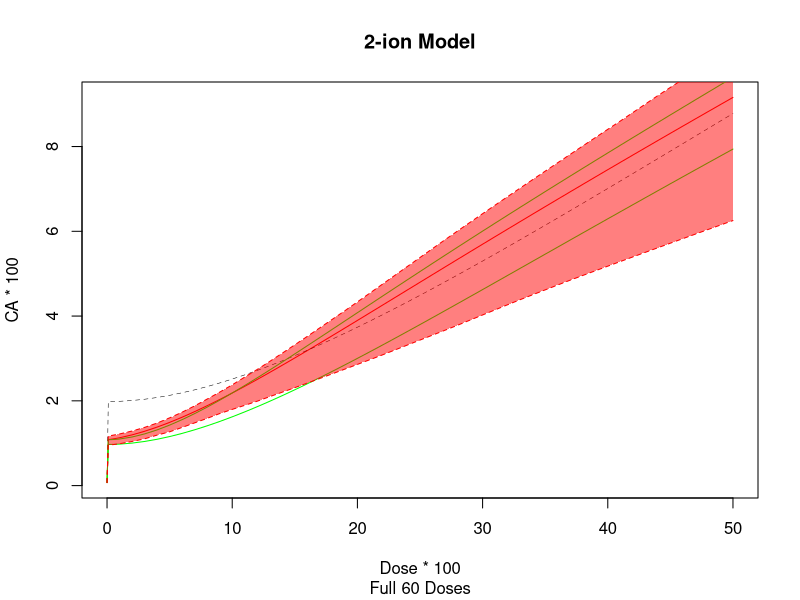

Write R code to recreate this figure. (Note: this script raises an error after producing the figure.)

library(deSolve) # package for solving differential equations
library(minpack.lm) # package for non-linear regression #rks to laz: I think we probably can just use nls() in stats, not nlsLM from linpack. Please check in R documentation if there is any functional difference at all
library(mvtnorm) # package for calculating confidence intervals by Monte Carlo simulation based on variance-covariance matrices #rks to laz: I added to comment.Please check that my addition is OK.
#rm(list=ls())
set.seed(19970101)

####2-ion 60 dose
d_2ion = c(seq(0, 0.009, 0.001), seq(0.01, 0.5, by = 0.01))
#Assuming the working directory is the location of this R file (On Github the csv file is in the same location as this R file)
two_ion_MIXDER = read.csv("2ionMonteCarlo.csv") #This is the Monte Carlo results with seed 19970101

#The graphing part
d1 <- two_ion_MIXDER$d
CA1 <- two_ion_MIXDER$CA
simpleeffect1 <- two_ion_MIXDER$simpleeffect
silicon1 <- two_ion_MIXDER$silicon
ironsix1 <- two_ion_MIXDER$ironsix
plot(x = d1 * 100, y = CA1 * 100, type = "l", col = "red", main="2-ion Model", sub="Full 60 Doses", 
     xlab="Dose * 100", ylab="CA * 100")
lines(x = d1 * 100, y = simpleeffect1 * 100, col = "black", lty = 2, lwd = 0.5)
lines(x = d1 * 100, y = silicon1* 100, col = "green")  
lines(x = d1 * 100, y = ironsix1* 100, col = "green")
lines(x= d1*100 , y = two_ion_MIXDER$CI_upper * 100, lty = 'dashed', col = 'red')
lines(x= d1*100 , y = two_ion_MIXDER$CI_lower * 100, lty = 'dashed', col = 'red')
polygon(c(d1*100,rev(d1*100)),c(two_ion_MIXDER$CI_lower * 100, rev(two_ion_MIXDER$CI_upper * 100)),col = rgb(1, 0, 0,0.5), border = NA)





####2-ion 12 dose
d_2ion_small = d[seq(1,60, by = 5)]
two_ion_MIXDER_small <- two_ion_MIXDER[seq(1,60, by = 5), ]

#The graphing part
d2 <- two_ion_MIXDER_small$d
CA2 <- two_ion_MIXDER_small$CA
simpleeffect2 <- two_ion_MIXDER_small$simpleeffect
silicon2 <- two_ion_MIXDER_small$silicon
ironsix2 <- two_ion_MIXDER_small$ironsix
plot(x = d2 * 100, y = CA2 * 100, type = "l", col = "red", main="2-ion Model", sub="12 Doses", 
     xlab="Dose * 100", ylab="CA * 100")
lines(x = d2 * 100, y = simpleeffect2 * 100, col = "black", lty = 2, lwd = 0.5)
lines(x = d2 * 100, y = silicon2* 100, col = "green")  
lines(x = d2 * 100, y = ironsix2* 100, col = "green")
lines(x= d2*100 , y = two_ion_MIXDER_small$CI_upper * 100, lty = 'dashed', col = 'red')
lines(x= d2*100 , y = two_ion_MIXDER_small$CI_lower * 100, lty = 'dashed', col = 'red')
polygon(c(d2*100,rev(d2*100)),c(two_ion_MIXDER_small$CI_lower * 100, rev(two_ion_MIXDER_small$CI_upper * 100)),col = rgb(1, 0, 0,0.5), border = NA)



####2-ion 12 dose without covariances (larger CI's)
#Assuming the working directory is the location of this R file (On Github the csv file is in the same location as this R file)
two_ion_MIXDER_small_var <- read.csv("2ionMonteCarlovar.csv")

#The graphing part
plot(x = d2 * 100, y = CA2 * 100, type = "l", col = "red", main="2-ion Model", sub="12 Doses without Covariances", 
     xlab="Dose * 100", ylab="CA * 100")
lines(x = d2 * 100, y = simpleeffect2 * 100, col = "black", lty = 2, lwd = 0.5)
lines(x = d2 * 100, y = silicon2* 100, col = "green")  
lines(x = d2 * 100, y = ironsix2* 100, col = "green")
lines(x= d2*100 , y = two_ion_MIXDER_small_var$CI_upper * 100, lty = 'dashed', col = 'red')
lines(x= d2*100 , y = two_ion_MIXDER_small_var$CI_lower * 100, lty = 'dashed', col = 'red')
polygon(c(d2*100,rev(d2*100)),c(two_ion_MIXDER_small_var$CI_lower * 100, rev(two_ion_MIXDER_small_var$CI_upper * 100)),col = rgb(1, 0, 0,0.5), border = NA)


####6-ion 50 dose
d_6ion <- c(seq(0, 0.009, 0.001), seq(0.01, 0.4, by = 0.01))
six_ion_MIXDER <- read.csv("6ionMonteCarlo.csv")

#the graphing part
d11 <- six_ion_MIXDER$d
CA11 <- six_ion_MIXDER$CA
simpleeffect11 <- six_ion_MIXDER$simpleeffect
silicon11 <- six_ion_MIXDER$silicon
titanium11 <- six_ion_MIXDER$titanium
ironthree11 <- six_ion_MIXDER$ironthree
ironfour11 <- six_ion_MIXDER$ironfour
ironsix11 <- six_ion_MIXDER$ironsix
oxygen11 <- six_ion_MIXDER$oxygen
plot(x = d11 * 100, y = CA11 * 100, type = "l", col = "red", main="6-ion Model", sub="Full 50 Doses", 
     xlab="Dose * 100", ylab="CA * 100")
lines(x = d11 * 100, y = simpleeffect11 * 100, col = "black", lty = 2, lwd = 0.5)
lines(x = d11 * 100, y = silicon11* 100, col = "green")  
lines(x = d11 * 100, y = titanium11* 100, col = "green")
lines(x = d11 * 100, y = ironthree11* 100, col = "green")  
lines(x = d11 * 100, y = ironfour11* 100, col = "green")
lines(x = d11 * 100, y = ironsix11* 100, col = "green")  
lines(x = d11 * 100, y = oxygen11* 100, col = "green")
lines(x= d11*100 , y = six_ion_MIXDER$CI_upper * 100, lty = 'dashed', col = 'red')
lines(x= d11*100 , y = six_ion_MIXDER$CI_lower * 100, lty = 'dashed', col = 'red')
polygon(c(d11*100,rev(d11*100)),c(six_ion_MIXDER$CI_lower * 100, rev(six_ion_MIXDER$CI_upper * 100)),col = rgb(1, 0, 0,0.5), border = NA)

####6-ion 10 dose
d_6ion_small <- d_6ion[seq(1, 50, by = 5)] 
six_ion_MIXDER_small <- six_ion_MIXDER[seq(1, 50, by = 5),]

#the graphing part
d22 <- six_ion_MIXDER_small$d
CA22 <- six_ion_MIXDER_small$CA
simpleeffect22 <- six_ion_MIXDER_small$simpleeffect
silicon22 <- six_ion_MIXDER_small$silicon
titanium22 <- six_ion_MIXDER_small$titanium
ironthree22 <- six_ion_MIXDER_small$ironthree
ironfour22 <- six_ion_MIXDER_small$ironfour
ironsix22 <- six_ion_MIXDER_small$ironsix
oxygen22 <- six_ion_MIXDER_small$oxygen
plot(x = d22 * 100, y = CA22 * 100, type = "l", col = "red", main="6-ion Model", sub="10 Doses", 
     xlab="Dose * 100", ylab="CA * 100")
lines(x = d22 * 100, y = simpleeffect22 * 100, col = "black", lty = 2, lwd = 0.5)
lines(x = d22 * 100, y = silicon22* 100, col = "green")  
lines(x = d22 * 100, y = titanium22* 100, col = "green")
lines(x = d22 * 100, y = ironthree22* 100, col = "green")  
lines(x = d22 * 100, y = ironfour22* 100, col = "green")
lines(x = d22 * 100, y = ironsix22* 100, col = "green")  
lines(x = d22 * 100, y = oxygen22* 100, col = "green")
lines(x= d22*100 , y = six_ion_MIXDER_small$CI_upper * 100, lty = 'dashed', col = 'red')
lines(x= d22*100 , y = six_ion_MIXDER_small$CI_lower * 100, lty = 'dashed', col = 'red')
polygon(c(d22*100,rev(d22*100)),c(six_ion_MIXDER_small$CI_lower * 100, rev(six_ion_MIXDER_small$CI_upper * 100)),col = rgb(1, 0, 0,0.5), border = NA)

####6-ion 10 dose without covariances (larger Ci's)
six_ion_MIXDER_small_var <- read.csv("6ionMonteCarlovar.csv")

#the graphing part
d22 <- six_ion_MIXDER_small_var$d
CA22 <- six_ion_MIXDER_small_var$CA
simpleeffect22 <- six_ion_MIXDER_small_var$simpleeffect
silicon22 <- six_ion_MIXDER_small_var$silicon
titanium22 <- six_ion_MIXDER_small_var$titanium
ironthree22 <- six_ion_MIXDER_small_var$ironthree
ironfour22 <- six_ion_MIXDER_small_var$ironfour
ironsix22 <- six_ion_MIXDER_small_var$ironsix
oxygen22 <- six_ion_MIXDER_small_var$oxygen
plot(x = d22 * 100, y = CA22 * 100, type = "l", col = "red", main="6-ion Model", sub="10 Doses without Covariances", 
     xlab="Dose * 100", ylab="CA * 100")
lines(x = d22 * 100, y = simpleeffect22 * 100, col = "black", lty = 2, lwd = 0.5)
lines(x = d22 * 100, y = silicon22* 100, col = "green")  
lines(x = d22 * 100, y = titanium22* 100, col = "green")
lines(x = d22 * 100, y = ironthree22* 100, col = "green")  
lines(x = d22 * 100, y = ironfour22* 100, col = "green")
lines(x = d22 * 100, y = ironsix22* 100, col = "green")  
lines(x = d22 * 100, y = oxygen22* 100, col = "green")
lines(x= d22*100 , y = six_ion_MIXDER_small_var$CI_upper * 100, lty = 'dashed', col = 'red')
lines(x= d22*100 , y = six_ion_MIXDER_small_var$CI_lower * 100, lty = 'dashed', col = 'red')
polygon(c(d22*100,rev(d22*100)),c(six_ion_MIXDER_small_var$CI_lower * 100, rev(six_ion_MIXDER_small_var$CI_upper * 100)),col = rgb(1, 0, 0,0.5), border = NA)
